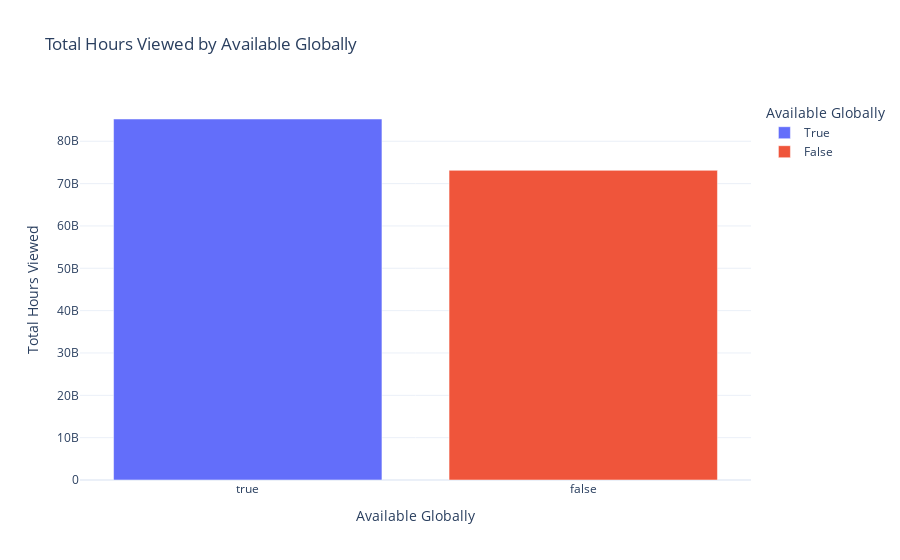
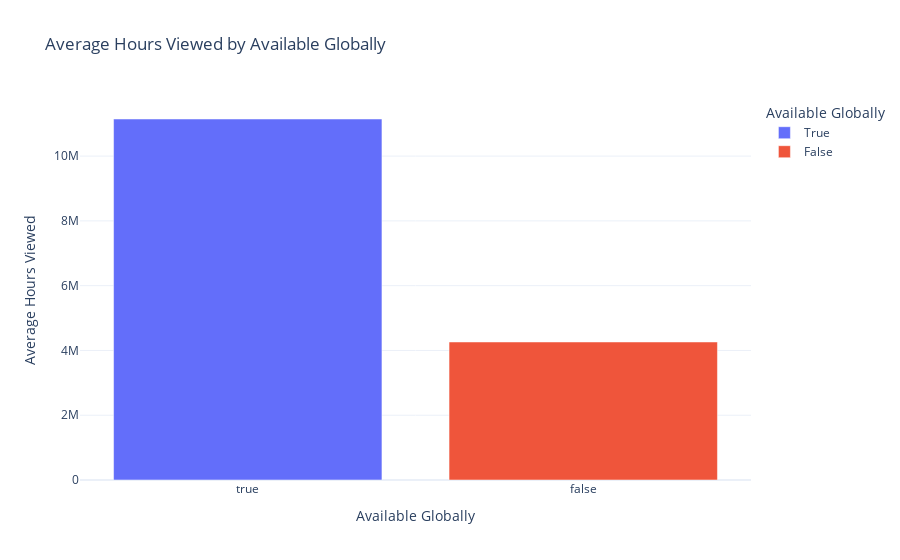
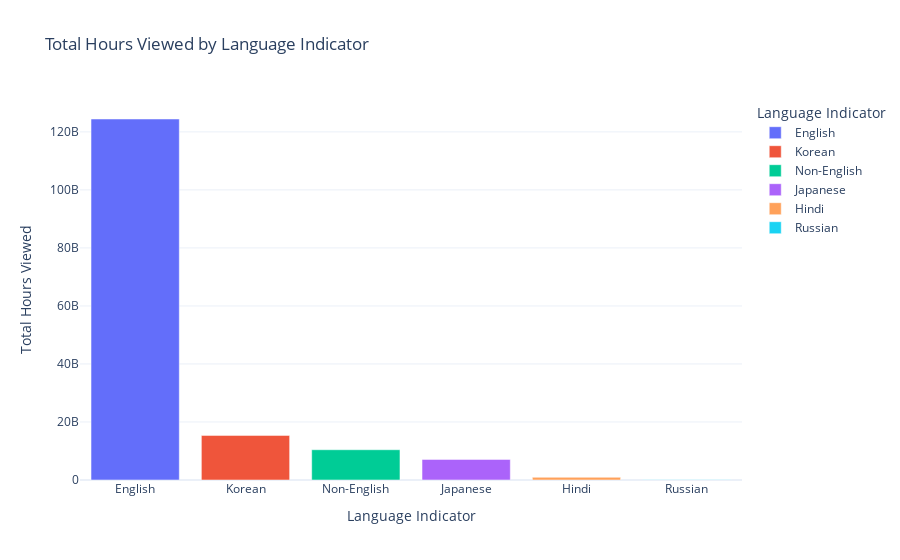
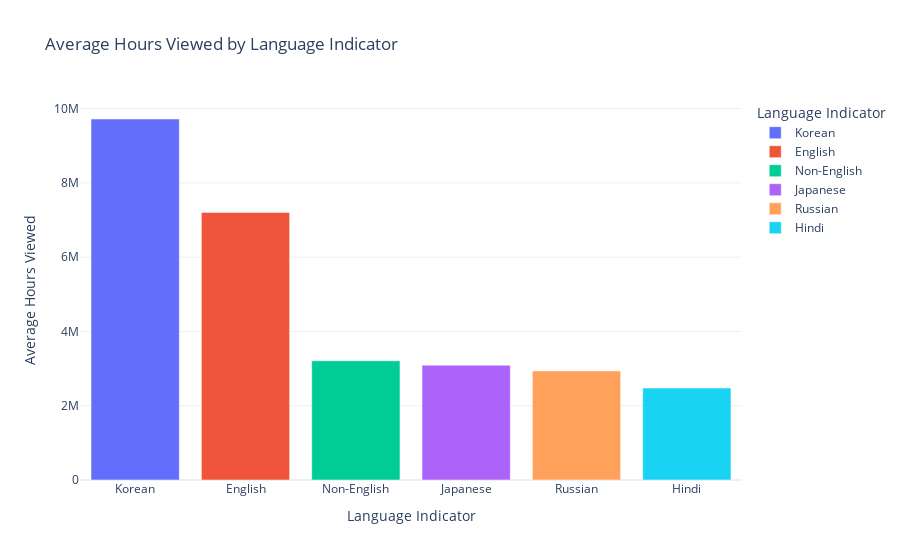

The notebook cell these images were saved under, in order:
### Markdown cell above
##### <span style="color:blue; font-weight:bold;">Exploratory Data Analysis (EDA)</span>

### Code cell
# List of configurations for the bar charts
chart_configs = [
    {
        "group_col": "available_globally",
        "title": "Total Hours Viewed by Available Globally",
        "x_label": "Available Globally",
        "y_label": "Total Hours Viewed",
        "group_category": "sum"
    },
    {
        "group_col": "available_globally",
        "title": "Average Hours Viewed by Available Globally",
        "x_label": "Available Globally",
        "y_label": "Average Hours Viewed",
        "group_category": "mean"
    },
    {
        "group_col": "language_indicator",
        "title": "Total Hours Viewed by Language Indicator",
        "x_label": "Language Indicator",
        "y_label": "Total Hours Viewed",
        "group_category": "sum"
    },
    {
        "group_col": "language_indicator",
        "title": "Average Hours Viewed by Language Indicator",
        "x_label": "Language Indicator",
        "y_label": "Average Hours Viewed",
        "group_category": "mean"
    },
    {
        "group_col": "content_type",
        "title": "Total Hours Viewed by Content Type",
        "x_label": "Content Type",
        "y_label": "Total Hours Viewed",
        "group_category": "sum"
    },
    {
        "group_col": "content_type",
        "title": "Average Hours Viewed by Content Type",
        "x_label": "Content Type",
        "y_label": "Average Hours Viewed",
        "group_category": "mean"
    }
]

# Loop through the configurations and create bar charts
for config in chart_configs:
    create_bar_chart(
        df=df_netflix_content,
        group_col=config["group_col"],
        title=config["title"],
        x_label=config["x_label"],
        y_label=config["y_label"],
        group_category=config["group_category"]
    )

### Figure 1 — Plotly figure (JSON) as saved in the notebook; plotly's stock layout.template omitted (floating-point values rounded to 4 significant figures)
{"data": [{"alignmentgroup": "True", "hovertemplate": "Available Globally=%{x}<br>Total Hours Viewed=%{y}<extra></extra>", "legendgroup": "True", "marker": {"color": "#636efa", "pattern": {"shape": ""}}, "name": "True", "offsetgroup": "True", "orientation": "v", "showlegend": true, "textposition": "auto", "type": "bar", "x": [true], "xaxis": "x", "y": [85263000000], "yaxis": "y"}, {"alignmentgroup": "True", "hovertemplate": "Available Globally=%{x}<br>Total Hours Viewed=%{y}<extra></extra>", "legendgroup": "False", "marker": {"color": "#EF553B", "pattern": {"shape": ""}}, "name": "False", "offsetgroup": "False", "orientation": "v", "showlegend": true, "textposition": "auto", "type": "bar", "x": [false], "xaxis": "x", "y": [73138900000], "yaxis": "y"}], "layout": {"barmode": "relative", "legend": {"title": {"text": "Available Globally"}, "tracegroupgap": 0}, "title": {"text": "Total Hours Viewed by Available Globally"}, "xaxis": {"anchor": "y", "categoryarray": [true, false], "categoryorder": "array", "domain": [0, 1], "title": {"text": "Available Globally"}}, "yaxis": {"anchor": "x", "domain": [0, 1], "title": {"text": "Total Hours Viewed"}}}}

### Figure 2 — Plotly figure (JSON) as saved in the notebook; plotly's stock layout.template omitted (floating-point values rounded to 4 significant figures)
{"data": [{"alignmentgroup": "True", "hovertemplate": "Available Globally=%{x}<br>Average Hours Viewed=%{y}<extra></extra>", "legendgroup": "True", "marker": {"color": "#636efa", "pattern": {"shape": ""}}, "name": "True", "offsetgroup": "True", "orientation": "v", "showlegend": true, "textposition": "auto", "type": "bar", "x": [true], "xaxis": "x", "y": [11150000.0], "yaxis": "y"}, {"alignmentgroup": "True", "hovertemplate": "Available Globally=%{x}<br>Average Hours Viewed=%{y}<extra></extra>", "legendgroup": "False", "marker": {"color": "#EF553B", "pattern": {"shape": ""}}, "name": "False", "offsetgroup": "False", "orientation": "v", "showlegend": true, "textposition": "auto", "type": "bar", "x": [false], "xaxis": "x", "y": [4262000.0], "yaxis": "y"}], "layout": {"barmode": "relative", "legend": {"title": {"text": "Available Globally"}, "tracegroupgap": 0}, "title": {"text": "Average Hours Viewed by Available Globally"}, "xaxis": {"anchor": "y", "categoryarray": [true, false], "categoryorder": "array", "domain": [0, 1], "title": {"text": "Available Globally"}}, "yaxis": {"anchor": "x", "domain": [0, 1], "title": {"text": "Average Hours Viewed"}}}}

### Figure 3 — Plotly figure (JSON) as saved in the notebook; plotly's stock layout.template omitted (floating-point values rounded to 4 significant figures)
{"data": [{"alignmentgroup": "True", "hovertemplate": "Language Indicator=%{x}<br>Total Hours Viewed=%{y}<extra></extra>", "legendgroup": "English", "marker": {"color": "#636efa", "pattern": {"shape": ""}}, "name": "English", "offsetgroup": "English", "orientation": "v", "showlegend": true, "textposition": "auto", "type": "bar", "x": ["English"], "xaxis": "x", "y": [124441700000], "yaxis": "y"}, {"alignmentgroup": "True", "hovertemplate": "Language Indicator=%{x}<br>Total Hours Viewed=%{y}<extra></extra>", "legendgroup": "Korean", "marker": {"color": "#EF553B", "pattern": {"shape": ""}}, "name": "Korean", "offsetgroup": "Korean", "orientation": "v", "showlegend": true, "textposition": "auto", "type": "bar", "x": ["Korean"], "xaxis": "x", "y": [15378400000], "yaxis": "y"}, {"alignmentgroup": "True", "hovertemplate": "Language Indicator=%{x}<br>Total Hours Viewed=%{y}<extra></extra>", "legendgroup": "Non-English", "marker": {"color": "#00cc96", "pattern": {"shape": ""}}, "name": "Non-English", "offsetgroup": "Non-English", "orientation": "v", "showlegend": true, "textposition": "auto", "type": "bar", "x": ["Non-English"], "xaxis": "x", "y": [10439100000], "yaxis": "y"}, {"alignmentgroup": "True", "hovertemplate": "Language Indicator=%{x}<br>Total Hours Viewed=%{y}<extra></extra>", "legendgroup": "Japanese", "marker": {"color": "#ab63fa", "pattern": {"shape": ""}}, "name": "Japanese", "offsetgroup": "Japanese", "orientation": "v", "showlegend": true, "textposition": "auto", "type": "bar", "x": ["Japanese"], "xaxis": "x", "y": [7102000000], "yaxis": "y"}, {"alignmentgroup": "True", "hovertemplate": "Language Indicator=%{x}<br>Total Hours Viewed=%{y}<extra></extra>", "legendgroup": "Hindi", "marker": {"color": "#FFA15A", "pattern": {"shape": ""}}, "name": "Hindi", "offsetgroup": "Hindi", "orientation": "v", "showlegend": true, "textposition": "auto", "type": "bar", "x": ["Hindi"], "xaxis": "x", "y": [926100000], "yaxis": "y"}, {"alignmentgroup": "True", "hovertemplate": "Language Indicator=%{x}<br>Total Hours Viewed=%{y}<extra></extra>", "legendgroup": "Russian", "marker": {"color": "#19d3f3", "pattern": {"shape": ""}}, "name": "Russian", "offsetgroup": "Russian", "orientation": "v", "showlegend": true, "textposition": "auto", "type": "bar", "x": ["Russian"], "xaxis": "x", "y": [114600000], "yaxis": "y"}], "layout": {"barmode": "relative", "legend": {"title": {"text": "Language Indicator"}, "tracegroupgap": 0}, "title": {"text": "Total Hours Viewed by Language Indicator"}, "xaxis": {"anchor": "y", "categoryarray": ["English", "Korean", "Non-English", "Japanese", "Hindi", "Russian"], "categoryorder": "array", "domain": [0, 1], "title": {"text": "Language Indicator"}}, "yaxis": {"anchor": "x", "domain": [0, 1], "title": {"text": "Total Hours Viewed"}}}}

### Figure 4 — Plotly figure (JSON) as saved in the notebook; plotly's stock layout.template omitted (floating-point values rounded to 4 significant figures)
{"data": [{"alignmentgroup": "True", "hovertemplate": "Language Indicator=%{x}<br>Average Hours Viewed=%{y}<extra></extra>", "legendgroup": "Korean", "marker": {"color": "#636efa", "pattern": {"shape": ""}}, "name": "Korean", "offsetgroup": "Korean", "orientation": "v", "showlegend": true, "textposition": "auto", "type": "bar", "x": ["Korean"], "xaxis": "x", "y": [9721000.0], "yaxis": "y"}, {"alignmentgroup": "True", "hovertemplate": "Language Indicator=%{x}<br>Average Hours Viewed=%{y}<extra></extra>", "legendgroup": "English", "marker": {"color": "#EF553B", "pattern": {"shape": ""}}, "name": "English", "offsetgroup": "English", "orientation": "v", "showlegend": true, "textposition": "auto", "type": "bar", "x": ["English"], "xaxis": "x", "y": [7206000.0], "yaxis": "y"}, {"alignmentgroup": "True", "hovertemplate": "Language Indicator=%{x}<br>Average Hours Viewed=%{y}<extra></extra>", "legendgroup": "Non-English", "marker": {"color": "#00cc96", "pattern": {"shape": ""}}, "name": "Non-English", "offsetgroup": "Non-English", "orientation": "v", "showlegend": true, "textposition": "auto", "type": "bar", "x": ["Non-English"], "xaxis": "x", "y": [3210000.0], "yaxis": "y"}, {"alignmentgroup": "True", "hovertemplate": "Language Indicator=%{x}<br>Average Hours Viewed=%{y}<extra></extra>", "legendgroup": "Japanese", "marker": {"color": "#ab63fa", "pattern": {"shape": ""}}, "name": "Japanese", "offsetgroup": "Japanese", "orientation": "v", "showlegend": true, "textposition": "auto", "type": "bar", "x": ["Japanese"], "xaxis": "x", "y": [3092000.0], "yaxis": "y"}, {"alignmentgroup": "True", "hovertemplate": "Language Indicator=%{x}<br>Average Hours Viewed=%{y}<extra></extra>", "legendgroup": "Russian", "marker": {"color": "#FFA15A", "pattern": {"shape": ""}}, "name": "Russian", "offsetgroup": "Russian", "orientation": "v", "showlegend": true, "textposition": "auto", "type": "bar", "x": ["Russian"], "xaxis": "x", "y": [2938000.0], "yaxis": "y"}, {"alignmentgroup": "True", "hovertemplate": "Language Indicator=%{x}<br>Average Hours Viewed=%{y}<extra></extra>", "legendgroup": "Hindi", "marker": {"color": "#19d3f3", "pattern": {"shape": ""}}, "name": "Hindi", "offsetgroup": "Hindi", "orientation": "v", "showlegend": true, "textposition": "auto", "type": "bar", "x": ["Hindi"], "xaxis": "x", "y": [2476000.0], "yaxis": "y"}], "layout": {"barmode": "relative", "legend": {"title": {"text": "Language Indicator"}, "tracegroupgap": 0}, "title": {"text": "Average Hours Viewed by Language Indicator"}, "xaxis": {"anchor": "y", "categoryarray": ["Korean", "English", "Non-English", "Japanese", "Russian", "Hindi"], "categoryorder": "array", "domain": [0, 1], "title": {"text": "Language Indicator"}}, "yaxis": {"anchor": "x", "domain": [0, 1], "title": {"text": "Average Hours Viewed"}}}}
